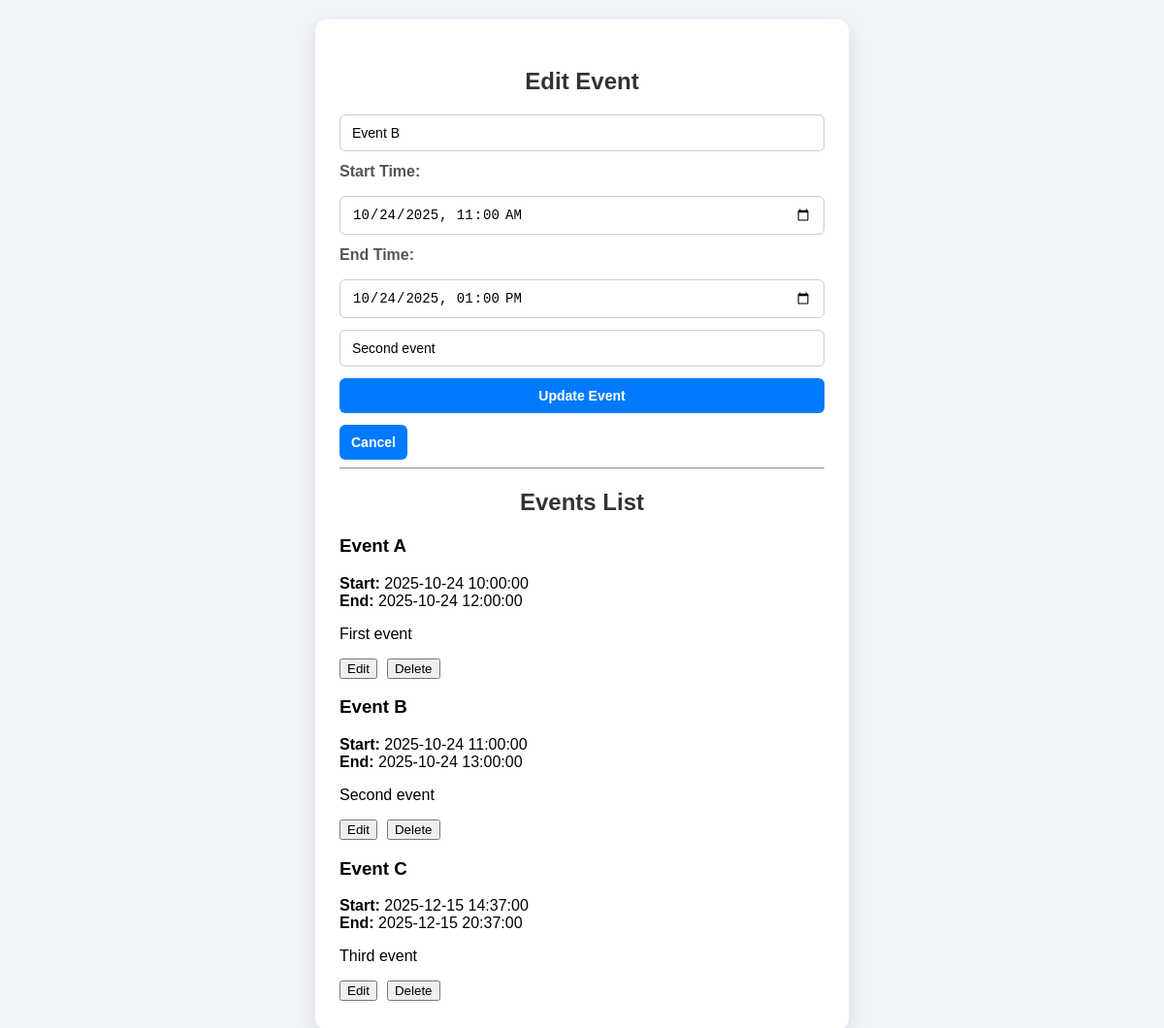
Page /events?edit_event=2 on the committed database.
### models.py (models this page shows)
class Event(db.Model):
    event_id = db.Column(db.Integer, primary_key=True)
    title = db.Column(db.String(100), nullable=False)
    start_time = db.Column(db.DateTime, nullable=False)
    end_time = db.Column(db.DateTime, nullable=False)
    description = db.Column(db.String(200))

### app.py (the view, shortened to what this page needs)
@app.route('/events', methods=['GET', 'POST'])
def events():
    edit_event = None
    event_id = request.args.get('edit_event')
    if event_id:
        edit_event = Event.query.get(int(event_id))
    return render_template('events.html', events=Event.query.all(), edit_event=edit_event)

### templates/events.html (shortened to what this page needs)
<!DOCTYPE html>
<html lang="en">
<head>
    <link rel="stylesheet" href="{{ url_for('static', filename='style.css') }}">
</head>
<body>
<div class="container">
    <h2>{{ edit_event and 'Edit Event' or 'Create Event' }}</h2>
    <form method="post" class="event-form">
        <input type="text" name="title" placeholder="Event Title" required
               value="{{ edit_event.title if edit_event else '' }}">
        <label>Start Time:</label>
        <input type="datetime-local" name="start" required
               value="{{ edit_event.start_time.strftime('%Y-%m-%dT%H:%M') if edit_event else '' }}">
        <label>End Time:</label>
        <input type="datetime-local" name="end" required
               value="{{ edit_event.end_time.strftime('%Y-%m-%dT%H:%M') if edit_event else '' }}">
        <input type="text" name="desc" placeholder="Description"
               value="{{ edit_event.description if edit_event else '' }}">
        <button type="submit">{{ edit_event and 'Update Event' or 'Add Event' }}</button>
        {% if edit_event %}
            <a href="/events"><button type="button">Cancel</button></a>
        {% endif %}
    </form>
    <hr>
    <h2>Events List</h2>
    <div class="events-list">
        {% for event in events %}
            <div class="event-item">
                <h3>{{ event.title }}</h3>
                <p>
                    <b>Start:</b> {{ event.start_time }} <br>
                    <b>End:</b> {{ event.end_time }}
                </p>
                {% if event.description %}
                    <p>{{ event.description }}</p>
                {% endif %}
                <div style="display:flex; gap:10px;">
                    <a href="{{ url_for('events', edit_event=event.event_id) }}">
                        <button type="button">Edit</button>
                    </a>
                    <form action="/delete_event/{{ event.event_id }}" method="post">
                        <button type="submit">Delete</button>
                    </form>
                </div>
            </div>
        {% else %}
            <p>No events added yet.</p>
        {% endfor %}
    </div>
</div>
</body>
</html>

### static/style.css (style rules this page uses)
body { font-family: Arial, sans-serif; background-color: #f0f4f8; margin: 0; padding: 20px; display: flex; justify-content: center; align-items: flex-start; min-height: 100vh; }
.container { width: 100%; max-width: 500px; background-color: #fff; padding: 30px 25px; border-radius: 12px; box-shadow: 0 8px 20px rgba(0,0,0,0.1); }
h2 { text-align: center; color: #333; margin-bottom: 20px; }
.event-form { display: flex; flex-direction: column; gap: 12px; }
.event-form label { font-weight: bold; color: #555; margin-bottom: 4px; }
.event-form select, .event-form input, .event-form button { padding: 10px 12px; border-radius: 6px; border: 1px solid #ccc; font-size: 14px; box-sizing: border-box; }
.event-form button { background-color: #007bff; color: #fff; border: none; font-weight: bold; cursor: pointer; transition: all 0.3s ease; }

### rows in the picture
Event: title "Event B", start "10/24/2025 11:00", end "10/24/2025 13:00", desc "Second event", start_time "2025-10-24 11:00:00", end_time "2025-10-24 13:00:00", description "Second event"
Event: title "Event A", start_time "2025-10-24 10:00:00", end_time "2025-10-24 12:00:00", description "First event"
Event: title "Event C", start_time "2025-12-15 14:37:00", end_time "2025-12-15 20:37:00", description "Third event"

### other values in the picture
{{ edit_event and 'Edit Event' or 'Create Event' }} "Edit Event"
{{ edit_event and 'Update Event' or 'Add Event' }} "Update Event"
